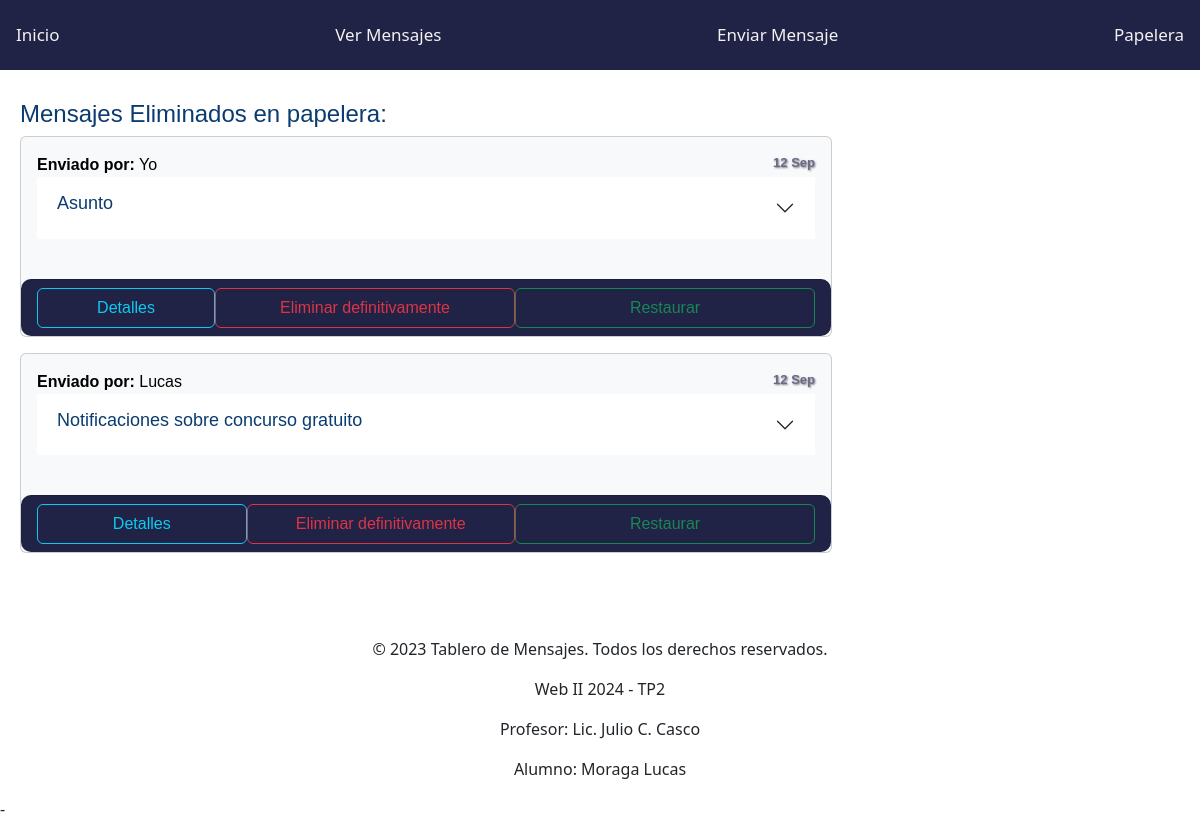
Before: /mensajes/papelera/ with the older database file.
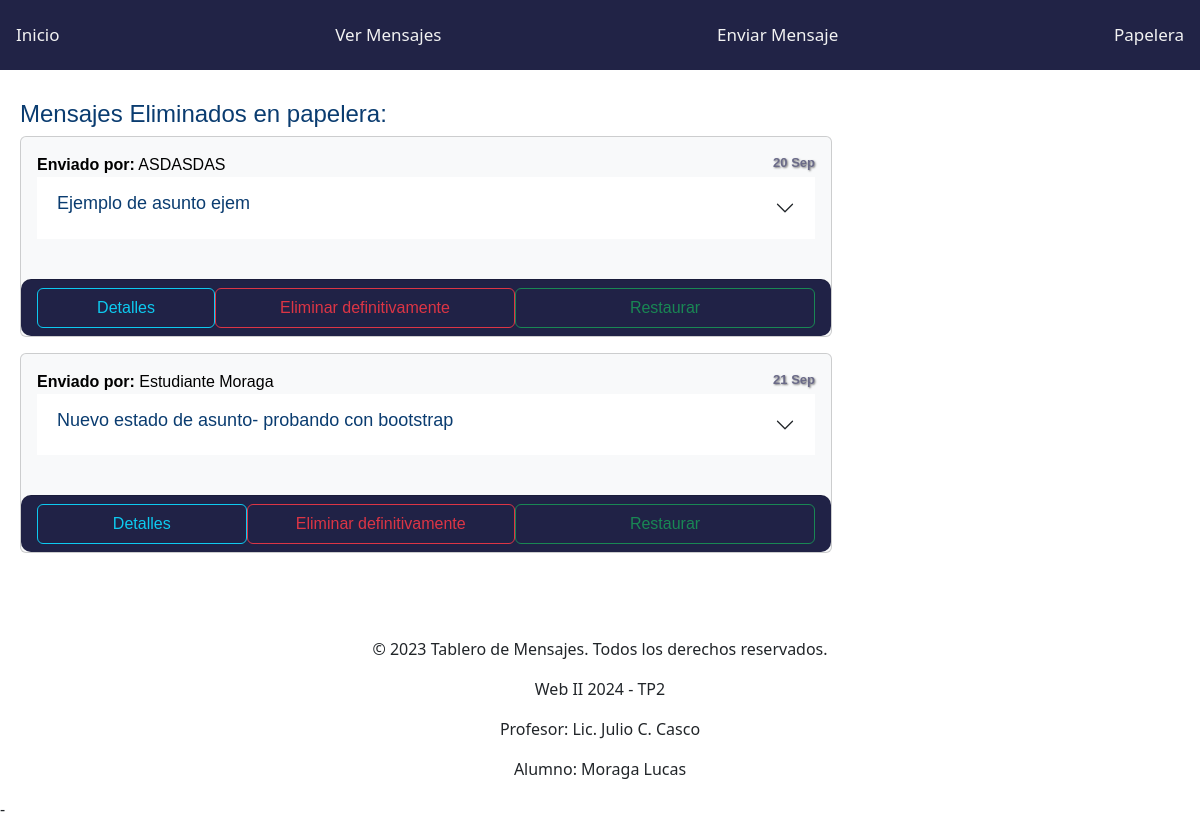
After: the same page with the newer database file.
### mensajes/models.py (models this page shows, shortened)
class Mensaje(models.Model):
    asunto = models.CharField(max_length=100, blank =True)
    texto = models.TextField()
    remitente = models.CharField(max_length=100)
    destinatario = models.CharField(max_length=100)
    fecha_envio = models.DateTimeField(auto_now_add=True)
    eliminado = models.BooleanField(default=False)
    favorito = models.BooleanField(default=False)

### mensajes/views.py (the view)
# urls.py: path('mensajes/papelera/', PapeleraMensajesView.as_view(), name='ver_papelera'),
class PapeleraMensajesView(ListView):
    model = Mensaje
    template_name = 'mensajes/papelera.html'
    context_object_name = 'mensajes'
    def get_queryset(self):
        return Mensaje.objects.filter(eliminado=True)

### TableroMensajes/templates/mensajes/papelera.html (shortened to what this page needs)
{% extends 'base.html' %}
{% block content %}
    <h4 style="padding-top: 10px;">Mensajes Eliminados en papelera:</h4>
        {% for mensaje in mensajes %}
            {% if mensaje.eliminado %}
            <div class="card text-bg-light mb-3" style="max-width: 70%;">
              <div class="card-body">
              <span class="card-title"><strong>Enviado por:</strong> {{mensaje.remitente}}</span>
              <span class="fecha-envio" style="float: right;">{{ mensaje.fecha_envio|date:"d M" }}</span>
                  <br>
                  <div class="accordion accordion-flush" id="accordionFlushExample">
                      <div class="accordion-item">
                      <h2 class="accordion-header">
                          <button class="accordion-button collapsed" type="button" data-bs-toggle="collapse" data-bs-target="#flush-collapseOne" aria-expanded="false" aria-controls="flush-collapseOne">
                              <h4 style="font-size: large;">{{mensaje.asunto}}</h4>
                          </button>
                      </h2>
                      </div>
                  </div>
              <br>
              </div>
                  <div class="card-footer" style="display: flex; justify-content: space-between; align-items: center; background-color: rgb(32, 34, 70); border-radius: 10px;">
                    <button class="btn btn-outline-info" style="width: 30%; height: 40px;" type="button" data-bs-toggle="offcanvas" data-bs-target="#offcanvasBottom" aria-controls="offcanvasBottom">Detalles</button>
                    <form method="post" style="float: right" action="{% url 'eliminar_mensaje' mensaje.pk %}">
                        <button type="submit" style="width: 300px; height: 40px;" class="btn btn-outline-danger">Eliminar definitivamente</button>
                    </form>
                    <form method="post" style="float: right" action="{% url 'recuperar_mensaje' mensaje.pk %}">
                        <button type="submit" style="width: 300px; height: 40px;" class="btn btn-outline-success">Restaurar</button>
                </div>
            </div>
            {% endif %}
        {% endfor %}
{% endblock %}

### TableroMensajes/templates/base.html (shortened to what this page needs)
<!DOCTYPE html>
{% load static %}
<html lang="es">
<head>
    <link href="{% static 'mensajes/css/bootstrap.min.css' %}" rel="stylesheet">
    <link rel="stylesheet" href="{% static 'mensajes/css/estilos.css' %}">
</head>
<body>
    <div class="contenedor">
        {% include 'navbar.html' %}
        <div class="contenido">
            {% block content %}{% endblock %}
        </div>
    <footer class="mt-5">
        <div style="text-align: center;">
            <p>&copy; 2023 Tablero de Mensajes. Todos los derechos reservados.</p>
            <p>Web II 2024 - TP2</p>
            <p>Profesor: Lic. Julio C. Casco</p>
            <p>Alumno: Moraga Lucas</p>
    </div>
    </footer>
    </div>
-
</body>
</html>

### TableroMensajes/templates/navbar.html
<nav class="navbar">
    <a href="{% url 'inicio' %}">Inicio</a>
    <a href="{% url 'listar_mensajes' %}?filtro=todos">Ver Mensajes</a>
    <a href="{% url 'enviar_mensaje' %}">Enviar Mensaje</a>
    <a href="{% url 'ver_papelera' %}">Papelera</a>
</nav>

### mensajes/static/mensajes/css/estilos.css (style rules this page uses)
.navbar { background-color: #212346; overflow: visible; }
.navbar a { float: left; display: block; color: #f2f2f2; text-align: center; padding: 14px 16px; text-decoration: none; font-size: 17px; }
.contenido { font-family: noto-sans, sans-serif; padding: 20px; }
h1, h2, h4 { color: #0a3c70; }
.fecha-envio { font-size: small; color: #6a6a88; text-shadow: 1px 1px 2px rgba(0, 0, 0, 0.5); font-weight: bold;; }

Changed rows visible on the page:
removed Mensaje: remitente "Yo", fecha_envio "12 Sep", asunto "Asunto"
removed Mensaje: remitente "Lucas", fecha_envio "12 Sep", asunto "Notificaciones sobre concurso gratuito"
added Mensaje: remitente "ASDASDAS", fecha_envio "20 Sep", asunto "Ejemplo de asunto ejem"
added Mensaje: remitente "Estudiante Moraga", fecha_envio "21 Sep", asunto "Nuevo estado de asunto- probando con bootstrap"
